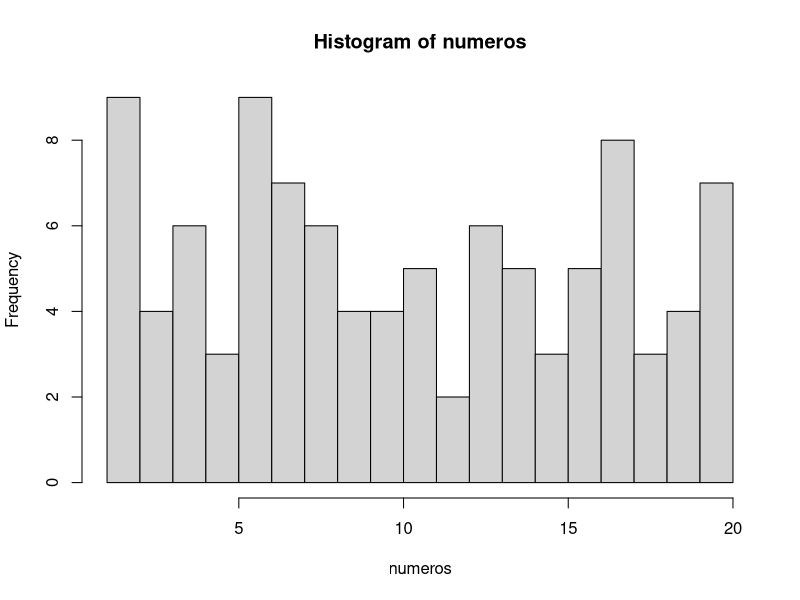

This chart was generated by the following R code:
## ---- chunk 1
numeros <- sample(1:20, 100, TRUE)
numeros
## ---- chunk 2
mediana <- median(numeros)
mediana
## ---- chunk 3
media <- mean(numeros)
media
## ---- chunk 4
# El argumento breaks nos permite dividir en histograma en las partes que queramos
hist(numeros, breaks = 20)
## ---- chunk 5
tabla.frecuencias <- data.frame(table(numeros))
tabla.frecuencias
## ---- chunk 6
# Con la función seq, creamos una secuencia de 1 a 10 en intervalos de 0.1 en 0.1
secuencia <- seq(1, 10, 0.1)
muestra <- sample(secuencia, 100, TRUE)
muestra
## ---- chunk 7
# Aquí el cálculo de la mediana 
mediana.muestra <- median(muestra)
mediana.muestra
## ---- chunk 8
# Aquí el cálculo de la media
media.muestra <- mean(muestra)
media.muestra
## ---- chunk 9
# Aquí el cálculo de la moda
tabla.moda <- data.frame(table(muestra))
tabla.moda
